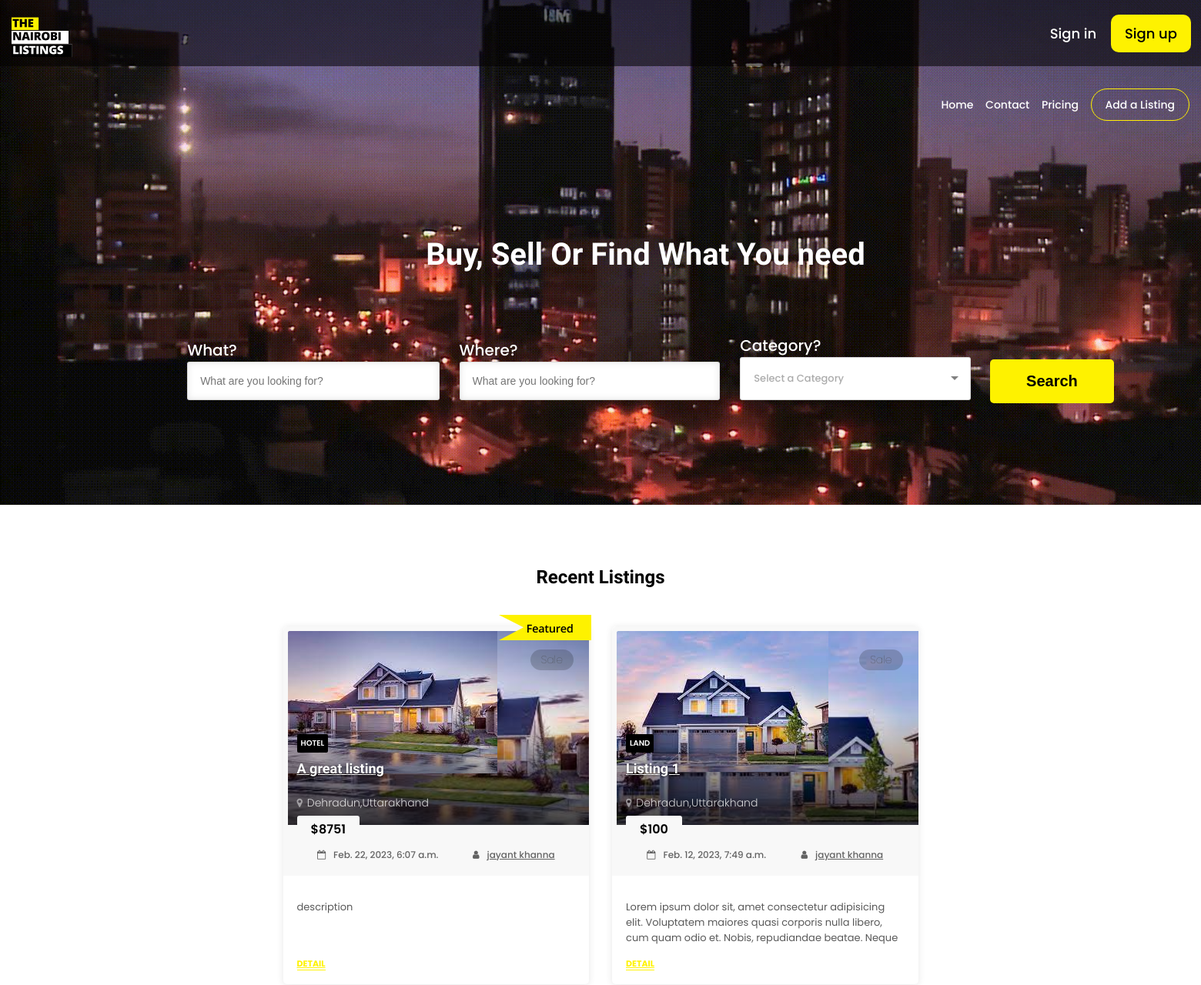
The app's page / (upper part), older data.
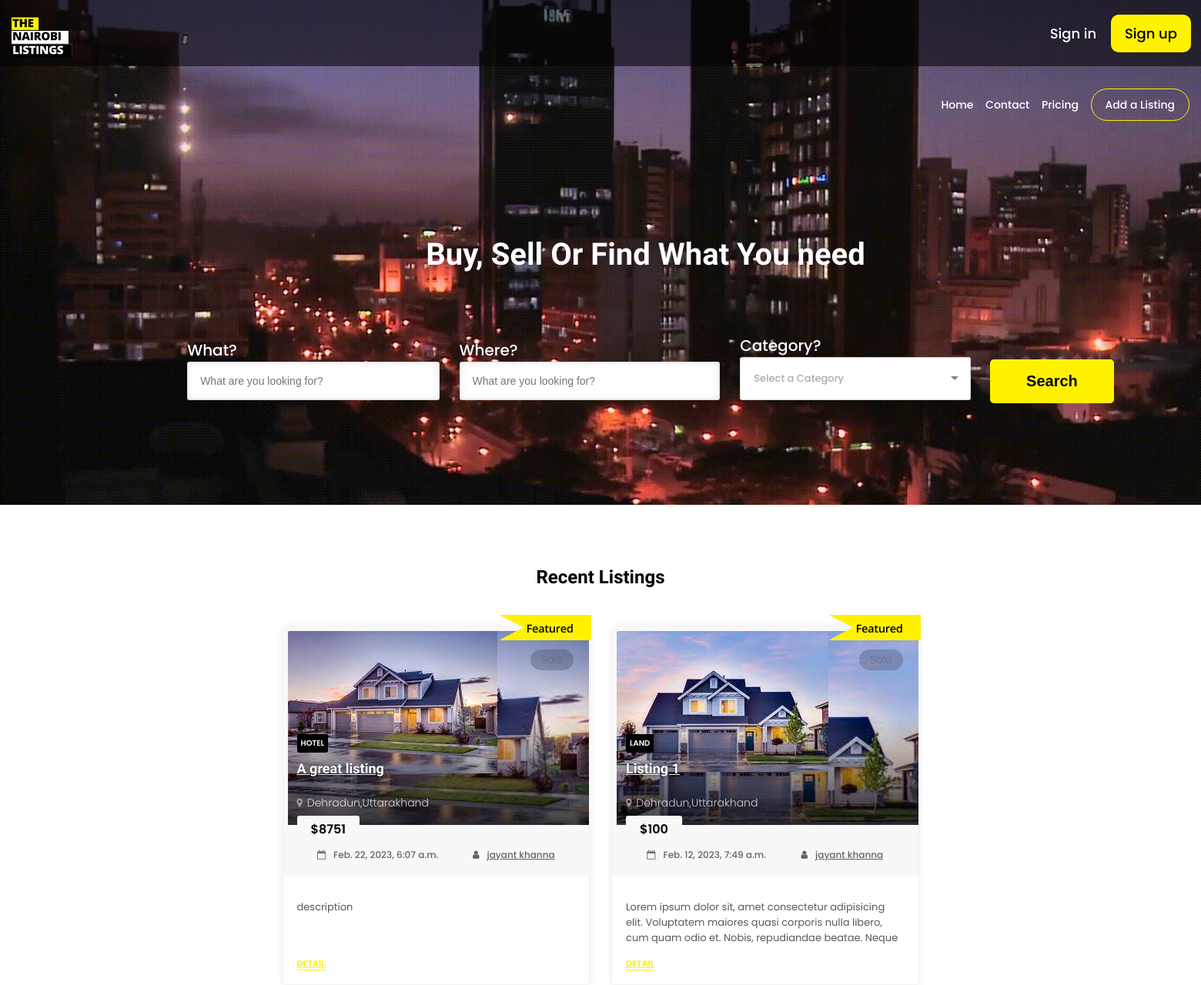
The same page, newer data.
### Nairobi_app/models.py (models this page shows)
class Listing(models.Model):
    name = models.CharField(max_length=100)
    description = models.CharField(max_length=10000)
    price = models.CharField(max_length=100)
    featured = models.BooleanField(default=False)
    category = models.CharField(max_length=100)
    user = models.ForeignKey(User, on_delete=models.CASCADE)
    user_name = models.CharField(max_length=100)
    main_image = models.ImageField(upload_to='static/listing_images/')
    image1 = models.ImageField(upload_to='static/listing_images/',blank=True,null=True)
    image2 = models.ImageField(upload_to='static/listing_images/',blank=True,null=True)
    image3 = models.ImageField(upload_to='static/listing_images/',blank=True,null=True)
    image4 = models.ImageField(upload_to='static/listing_images/',blank=True,null=True)
    image5 = models.ImageField(upload_to='static/listing_images/',blank=True,null=True)
    city = models.CharField(max_length=100)
    state = models.CharField(max_length=100)
    tag = models.CharField(max_length=100)
    country = models.CharField(max_length=100)
    date_added = models.DateTimeField(auto_now_add=True)
    status = models.CharField(max_length=100,default="pending")
    feature1 = models.CharField(max_length=100,blank=True,null=True)
    feature2 = models.CharField(max_length=100,blank=True,null=True)
    feature3 = models.CharField(max_length=100,blank=True,null=True)
    feature4 = models.CharField(max_length=100,blank=True,null=True)
    feature5 = models.CharField(max_length=100,blank=True,null=True)
    feature6 = models.CharField(max_length=100,blank=True,null=True)
    rating = models.CharField(max_length=100,default="1")
    video_360_link = models.CharField(max_length=1000,blank=True,null=True)
    google_map_link = models.CharField(max_length=10000,blank=True,null=True)

### Nairobi_app/views.py (the view, shortened to what this page needs)
# urls.py: path('', views.index, name='index'),
def index(request):
    listings = Listing.objects.all().order_by('?')[:8]
    return render(request, 'index.html',{'login': False,'listings': listings})

### templates/index.html (shortened to what this page needs)
{% load static %}
<!doctype html>
<html lang="en">
<head>
    <link rel="stylesheet" href="{% static 'css/bootstrap.css' %}" type="text/css">
    <link rel="stylesheet" href="{% static 'css/font-awesome.css' %}" type="text/css">
    <link rel="stylesheet" href="{% static 'css/selectize.css' %}" type="text/css">
    <link rel="stylesheet" href="{% static 'css/style.css' %}">
    <link rel="stylesheet" href="{% static 'css/index.css' %}">
    <link rel="stylesheet" href="https://cdnjs.cloudflare.com/ajax/libs/font-awesome/4.7.0/css/font-awesome.min.css">
</head>
<body>
    <body>
        <div class="page home-page">
            <header id="header">
                {% if login %}
                <div id="user_profile">
                    <div id="left_signin">
                        <img src="{% static 'images/logo.svg' %}" alt="" id="logo">
                    </div>
                    <div id="right_signin">
                        <a href="javascript:void(0)" onclick="open_user_details_modal()" id="right_signin_a">
                            <img id="user_img" src="{{user.image.url}}" alt="">
                            <p>Hi {{username}}</p>
                        </a>
                    </div>
                </div>
                {% else %}
                <div id="sign_up_in">
                    <div id="left_signin">
                        <img src="{% static 'images/logo.svg' %}" alt="" id="logo">
                    </div>
                    <div id="right_signin">
                        <a href="login" id="sign_in">Sign in</a>
                        <a href="signup" id="sign_up">Sign up</a>
                    </div>
                </div>
                {% endif %}
                <div id="header_top">
                    <div id="header_right">
                        <a href="home">Home</a>
                        <a href="contact">Contact</a>
                        <a href="pricing">Pricing</a>
                        <a href="submitad" id="submit_ad">Add a Listing</a>
                    </div>
                </div>
                <div id="header_bottom">
                    <h2>Buy, Sell Or Find What You need</h2>
                    <div id="search">
                        <form action="search_listing" method="GET">
                            <div id="what">
                                <label class="label_header" for="what-input">What?</label>
                                <input id="what-input" name="what" type="text" required placeholder="What are you looking for?">
                            </div>
                            <div id="where">
                                <label class="label_header" for="where-input">Where?</label>
                                <input type="text" id="where-input" name="where" required placeholder="What are you looking for?">
                            </div>
                            <div id="category">
                                <label class="label_header" id="category_label" for="">Category?</label>
                            </div>
                            <div id="submit">
                                <input type="submit" value="Search">
                            </div>
                        </form>
                    </div>
                </div>
            </header>
            <section style="background-color: white;" class="content">
                <section class="block">
                    <div class="container">
                        <div class="section-title clearfix">
                            <div class="float-xl-left float-md-left float-sm-none">
                                <h2 id="recent_listing">Recent Listings</h2>
                            </div>
                        </div>
                        <div class="items item-part masonry grid-xl-4-items grid-lg-3-items grid-md-2-items">
                            {% for listing in listings %}
                            <div class="item">
                                {% if listing.featured == True %}
                                <div id="featured"><img src="{% static 'images/featured_tag.svg' %}" alt=""></div>
                                {% endif %}
                                <div id="tag">{{listing.tag}}</div>
                                <div class="wrapper">
                                    <div class="image">
                                        <h3>
                                            <a href="#" class="tag category">{{listing.category}}</a>
                                            <a href="showlisting?listing_id={{listing.id}}" class="title">{{listing.name}}</a>
                                        </h3>
                                        <a href="showlisting?listing_id={{listing.id}}" class="image-wrapper background-image">
                                            <img src="{{listing.main_image.url}}" alt="">
                                        </a>
                                    </div>
                                    <h4 class="location">
                                        <a href="javascript:void(0)" style="text-decoration: none;">{{listing.city}},{{listing.state}}</a>
                                    </h4>
                                    <div class="price">${{listing.price}}</div>
                                    <div class="meta">
                                        <figure>
                                            <i class="fa fa-calendar-o"></i>{{listing.date_added}}
                                        </figure>
                                        <figure>
                                            <a href="userprofile?userid={{listing.user.id}}">
                                                <i class="fa fa-user"></i>{{listing.user_name}}
                                            </a>
                                        </figure>
                                    </div>
                                    <div class="description">
                                        <p>{{listing.description}}</p>
                                    </div>
                                    <a href="showlisting?listing_id={{listing.id}}" class="detail text-caps underline">Detail</a>
                                </div>
                            </div>
                            {% endfor %}
                        </div>
                    </div>
                </section>
            </section>
        </div>
</body>
</html>

### static/css/index.css (style rules this page uses)
body { background-color: white !important; }
#sign_up_in { background-color: rgb(3, 1, 2, 56%); display: flex; justify-content: space-between; align-items: center; padding-top: 18px; padding-bottom: 18px; padding-right: 13px; height: 50px; }
#sign_up_in a { color: white; text-decoration: none; font-size: 18px; }
#sign_up { margin-left: 15px; background-color: #FEF200; padding: 12px 18px; border-radius: 10px; color: black !important; }
#header { background : url('../images/bg.png'); height: 656px; }
#logo { margin-left: 15px; margin-top: 15px; cursor: pointer; width: 115px; }
#header_bottom { margin-top: 150px; }
#header_top { display: flex; justify-content: space-between; align-items: center; }
#header_right { margin-top: 40px; margin-right: 15px; }
#header_right a { margin-left: 12px; color: white; font-size: 14px; text-decoration: none; }
#submit_ad { border: 1px solid #FEF200; border-radius: 25px; padding: 10px 18px; }
#search form { display: flex; justify-content: center; align-items: center; width: 1690px; }
#where,#what { margin-right: 60px; }
#category { margin-right: -60px; }
#header_bottom h2 { display: flex; margin-left: 117px; justify-content: center; align-items: center; color: white; font-size: 40px; margin-bottom: 80px; }
.label_header { color: white; font-size: 20px; }
#submit input { margin-left: -34px; background-color: #FEF200; border: none; margin-top: 30px; cursor: pointer; border-radius: 5px; padding: 17px 47px; color: black; font-size: 20px; font-weight: 600; }
#submit { z-index: 99999; }
#recent_listing { display: flex; justify-content: center; align-items: center; }
.item-part { display: flex; justify-content: center; align-items: center; }
.item { position: relative !important; }
#featured { position: absolute; z-index: 9; top: -15px; right: 12px; }
#featured img { width: 120px; }
.items:not(.selectize-input) .item .meta { background-color: #f8f8f8; padding-left: 0 !important; padding-right: 0 !important; font-size: 1.2rem; padding-left: 54px; white-space: nowrap; margin-top: -0.2rem; display: flex; position: relative; justify-content: space-evenly; align-items: center; }
figure { margin-top: 12px !important; margin-right: 0 !important; margin-left: 0 !important; display: flex !important; justify-content: center !important; align-items: center !important; }
#tag { position: absolute; z-index: 999999; top: 30px; color: #434343; font-size: 14px; font-weight: 100; right: 35px; background-color: rgba(0, 0, 0, 0.183); padding: 3px 14px; border-radius: 15px; }

Row changes from the older to the newer data that the page shows:
changed Listing "Listing 1": featured False → True (drawn); featured: picture added
